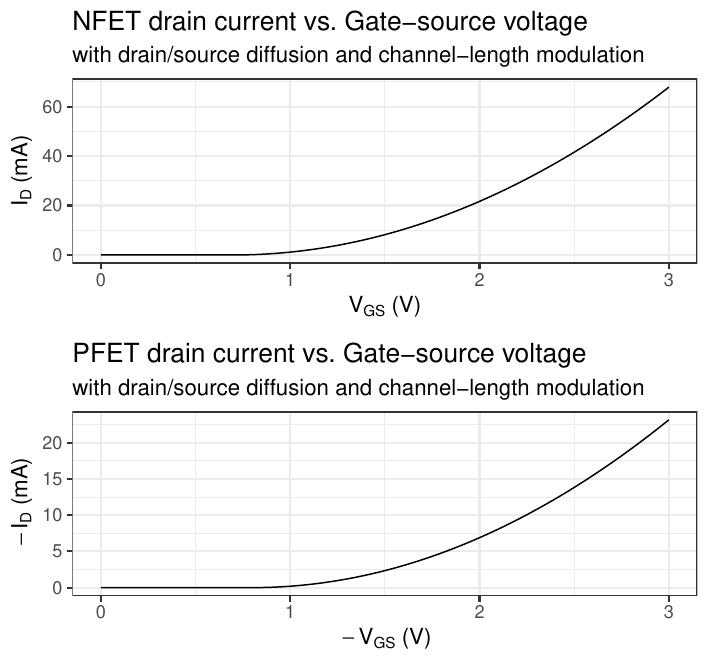

Write R code to recreate this figure.
# Script to generate two plots, one for NFETs and one for PFETs
library(tidyverse)
library(latex2exp)
library(ggpubr)

Vds <- 3

calc_Id <- function(Vgs, k, W, L, Ld, Vth, Vds, lambda) {
  out <- 0
  if (Vgs > Vth) {
    out <- 0.5*k*W/(L-2*Ld)*(Vgs-Vth)^2*(1+lambda*Vds)
  }
  return(out)
}

X <- tibble(Vgs = 0:300/100,
            Id = sapply(Vgs, calc_Id,
                        k=134.2e-6,
                         W=50,
                         L=0.5,
                         Ld=0.08,
                         Vth=0.7,
                         Vds=3,
                         lambda=0.1))

p1 <- ggplot(X, aes(x=Vgs, y=1000*Id)) +
  geom_line() +
  labs(x = TeX(r"($V_{GS}$ (V))"),
       y = TeX(r"($I_D$ (mA))"),
       title = "NFET drain current vs. Gate-source voltage",
       subtitle = "with drain/source diffusion and channel-length modulation") +
  theme_bw(base_size = 16)

X2 <- tibble(Vgs = 0:300/100,
            Id = sapply(Vgs, calc_Id,
                        k=38.3e-6,
                        W=50,
                        L=0.5,
                        Ld=0.09,
                        Vth=0.8,
                        Vds=3,
                        lambda=0.2))

p2 <- ggplot(X2, aes(x=Vgs, y=1000*Id)) +
  geom_line() +
  labs(x = TeX(r"($-V_{GS}$ (V))"), y = TeX(r"($-I_D$ (mA))"),
       title = "PFET drain current vs. Gate-source voltage",
       subtitle = "with drain/source diffusion and channel-length modulation") +
  theme_bw(base_size = 16)

ggarrange(p1, p2, nrow=2)
ggsave("projects/analog-cmos/pr2-1.pdf")
